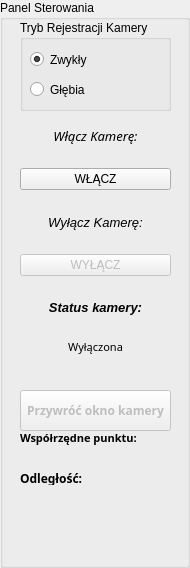
       <widget class="QGroupBox" name="settingsBox">
        <property name="minimumSize">
         <size>
          <width>190</width>
          <height>568</height>
         </size>
        </property>
        <property name="maximumSize">
         <size>
          <width>190</width>
          <height>16777215</height>
         </size>
        </property>
        <property name="styleSheet">
         <string notr="true"/>
        </property>
        <property name="title">
         <string>Panel Sterowania</string>
        </property>
        <widget class="QGroupBox" name="cameramodeBox">
         <property name="geometry">
          <rect>
           <x>20</x>
           <y>20</y>
           <width>151</width>
           <height>91</height>
          </rect>
         </property>
         <property name="title">
          <string>Tryb Rejestracji Kamery</string>
         </property>
         <widget class="QRadioButton" name="normalradioButton">
          <property name="geometry">
           <rect>
            <x>10</x>
            <y>30</y>
            <width>91</width>
            <height>19</height>
           </rect>
          </property>
          <property name="text">
           <string>Zwykły</string>
          </property>
          <property name="checked">
           <bool>true</bool>
          </property>
         </widget>
         <widget class="QRadioButton" name="depthradioButton">
          <property name="geometry">
           <rect>
            <x>10</x>
            <y>60</y>
            <width>84</width>
            <height>19</height>
           </rect>
          </property>
          <property name="text">
           <string>Głębia</string>
          </property>
         </widget>
        </widget>
        <widget class="QPushButton" name="cameraviewpushButton">
         <property name="enabled">
          <bool>false</bool>
         </property>
         <property name="geometry">
          <rect>
           <x>20</x>
           <y>390</y>
           <width>151</width>
           <height>41</height>
          </rect>
         </property>
         <property name="font">
          <font>
           <family>Segoe UI Black</family>
           <weight>75</weight>
           <bold>true</bold>
          </font>
         </property>
         <property name="cursor">
          <cursorShape>PointingHandCursor</cursorShape>
         </property>
         <property name="text">
          <string>Przywróć okno kamery</string>
         </property>
        </widget>
        <widget class="QWidget" name="verticalLayoutWidget_2">
         <property name="geometry">
          <rect>
           <x>20</x>
           <y>430</y>
           <width>151</width>
           <height>76</height>
          </rect>
         </property>
         <layout class="QVBoxLayout" name="verticalLayout_3">
          <item>
           <layout class="QHBoxLayout" name="horizontalLayout_3">
            <item>
             <widget class="QLabel" name="pointLabel">
              <property name="font">
               <font>
                <family>Segoe UI Black</family>
                <pointsize>8</pointsize>
                <weight>75</weight>
                <bold>true</bold>
               </font>
              </property>
              <property name="text">
               <string>Współrzędne punktu:</string>
              </property>
             </widget>
            </item>
           </layout>
          </item>
          <item>
           <widget class="QLabel" name="coordinatesLabel">
            <property name="font">
             <font>
              <underline>false</underline>
             </font>
            </property>
            <property name="text">
             <string/>
            </property>
            <property name="alignment">
             <set>Qt::AlignCenter</set>
            </property>
           </widget>
          </item>
          <item>
           <layout class="QHBoxLayout" name="horizontalLayout_4">
            <item>
             <widget class="QLabel" name="label">
              <property name="font">
               <font>
                <family>Segoe UI Black</family>
                <weight>75</weight>
                <bold>true</bold>
               </font>
              </property>
              <property name="text">
               <string>Odległość:</string>
              </property>
             </widget>
            </item>
           </layout>
          </item>
          <item>
           <widget class="QLabel" name="milimeterValueLabel">
            <property name="font">
             <font>
              <family>Segoe UI Black</family>
              <weight>75</weight>
              <bold>true</bold>
             </font>
            </property>
            <property name="text">
             <string/>
            </property>
            <property name="alignment">
             <set>Qt::AlignCenter</set>
            </property>
           </widget>
          </item>
         </layout>
        </widget>
        <widget class="QWidget" name="verticalLayoutWidget_3">
         <property name="geometry">
          <rect>
           <x>20</x>
           <y>110</y>
           <width>151</width>
           <height>281</height>
          </rect>
         </property>
         <layout class="QVBoxLayout" name="verticalLayout_2">
          <item>
           <widget class="QLabel" name="openLabel">
            <property name="font">
             <font>
              <family>Century Gothic</family>
              <pointsize>10</pointsize>
              <weight>50</weight>
              <italic>true</italic>
              <bold>false</bold>
             </font>
            </property>
            <property name="text">
             <string>Włącz Kamerę:</string>
            </property>
            <property name="alignment">
             <set>Qt::AlignCenter</set>
            </property>
           </widget>
          </item>
          <item>
           <widget class="QPushButton" name="openpushButton">
            <property name="cursor">
             <cursorShape>PointingHandCursor</cursorShape>
            </property>
            <property name="text">
             <string>WŁĄCZ</string>
            </property>
           </widget>
          </item>
          <item>
           <widget class="QLabel" name="closeLabel">
            <property name="font">
             <font>
              <family>Segoe UI Symbol</family>
              <pointsize>10</pointsize>
              <weight>50</weight>
              <italic>true</italic>
              <bold>false</bold>
              <underline>false</underline>
              <strikeout>false</strikeout>
             </font>
            </property>
            <property name="text">
             <string>Wyłącz Kamerę:</string>
            </property>
            <property name="alignment">
             <set>Qt::AlignCenter</set>
            </property>
           </widget>
          </item>
          <item>
           <widget class="QPushButton" name="closepushButton_2">
            <property name="enabled">
             <bool>false</bool>
            </property>
            <property name="cursor">
             <cursorShape>PointingHandCursor</cursorShape>
            </property>
            <property name="text">
             <string>WYŁĄCZ</string>
            </property>
           </widget>
          </item>
          <item>
           <widget class="QLabel" name="camlabel">
            <property name="font">
             <font>
              <pointsize>10</pointsize>
              <weight>75</weight>
              <italic>true</italic>
              <bold>true</bold>
             </font>
            </property>
            <property name="text">
             <string>Status kamery:</string>
            </property>
            <property name="alignment">
             <set>Qt::AlignCenter</set>
            </property>
           </widget>
          </item>
          <item>
           <widget class="QLabel" name="camstatuslabel">
            <property name="font">
             <font>
              <family>OCR A Extended</family>
              <pointsize>8</pointsize>
              <weight>50</weight>
              <italic>false</italic>
              <bold>false</bold>
             </font>
            </property>
            <property name="text">
             <string>Wyłączona</string>
            </property>
            <property name="alignment">
             <set>Qt::AlignHCenter|Qt::AlignTop</set>
            </property>
           </widget>
          </item>
         </layout>
        </widget>
       </widget>
